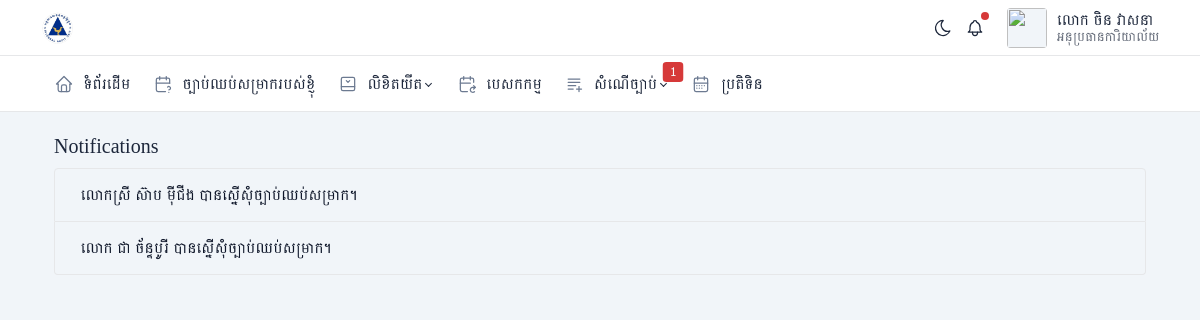
Page /notifications (signed in) on the committed database.
### tables this page shows
CREATE TABLE IF NOT EXISTS `notifications` (
  `id` int NOT NULL AUTO_INCREMENT,
  `request_id` int NOT NULL,
  `receiver_id` int NOT NULL,
  `user_id` int NOT NULL,
  `message` text NOT NULL,
  `type` varchar(255) NOT NULL,
  `created_at` timestamp NULL DEFAULT CURRENT_TIMESTAMP,
  `updated_at` timestamp NOT NULL DEFAULT CURRENT_TIMESTAMP ON UPDATE CURRENT_TIMESTAMP,
  `status` enum('unread','read') NOT NULL DEFAULT 'unread',
  PRIMARY KEY (`id`),
  KEY `user_id` (`user_id`)
);

### src/controllers/NotificationController.php (called while the page is built, shortened)
<?php
require_once 'src/models/Notification.php';
class NotificationController
{
    public function index()
    {
        $notificationModel = new Notification();
        $notifications = $notificationModel->getNotificationsByUserId($_SESSION['user_id']);
        require 'src/views/notifications/index.php';
    }
}

### index.php (called while the page is built, shortened)
<?php
require 'routes.php';

### src/models/Notification.php (called while the page is built, shortened)
<?php
require_once 'config/database.php';
class Notification
{
    private $pdo;
    public function __construct()
    {
        global $pdo;
        $this->pdo = $pdo;
    }
    public function getNotificationsByUserId($user_id)
    {
        $stmt = $this->pdo->prepare(
            'SELECT n.*, u.*, n.status as status
             FROM notifications n
             JOIN users u ON n.user_id = u.id
             WHERE n.receiver_id = ?
             ORDER BY n.created_at DESC
             LIMIT 5'
        );
        $stmt->execute([$user_id]);
        return $stmt->fetchAll();
    }
}

### src/views/notifications/index.php (the view, shortened to what this page needs)
<?php
include('src/common/header.php');
?>
<div class="container">
    <h2>Notifications</h2>
    <ul class="list-group">
        <?php foreach ($notifications as $notification) : ?>
            <li class="list-group-item"><?= $notification['message'] ?></li>
        <?php endforeach; ?>
    </ul>
</div>
<?php include('src/common/footer.php'); ?>

### src/common/navbar.php (shortened to what this page needs)
<?php
require_once 'src/models/Notification.php';
$notification = new Notification();
$getnotifications = $notification->getNotificationsByUserId($_SESSION['user_id']);
?>
<header class="navbar navbar-expand-md navbar-light d-print-none">
    <div class="container-xl">
        <h1 class="navbar-brand d-none-navbar-horizontal pe-0 pe-md-3">
            <a href=".">
                <img src="public/img/icons/brands/logo2.png" width="310" height="32" alt="អង្គភាពសវនកម្មផ្ទៃក្នុង" class="navbar-brand-image">
            </a>
        </h1>
        <div class="navbar-nav flex-row order-md-last">
            <div class="d-none d-md-flex">
                <a href="?theme=dark" class="nav-link px-0 hide-theme-dark" title="Enable dark mode" data-bs-toggle="tooltip" data-bs-placement="bottom">
                </a>
                <div class="nav-item dropdown d-none d-md-flex me-3 w-100">
                    <a href="#" class="nav-link px-0" data-bs-toggle="dropdown" tabindex="-1" aria-label="Show notifications">
                        <?php foreach ($getnotifications as $notification) : ?>
                            <?php if ($notification['status'] == 'unread') : ?>
                                <span class="badge bg-red d-block"></span>
                            <?php endif; ?>
                        <?php endforeach; ?>
                    </a>
                </div>
            </div>
            <div class="nav-item dropdown">
                <a href="#" class="nav-link d-flex lh-1 text-reset p-0" data-bs-toggle="dropdown" aria-label="Open user menu">
                    <img src="<?= $_SESSION['user_profile'] ?>" class="avatar" alt="" style="object-fit: cover;">
                    <div class="d-none d-xl-block ps-2">
                        <div><?= $_SESSION['user_khmer_name'] ?></div>
                        <div class="mt-1 small text-muted"><?= $_SESSION['position'] ?></div>
                    </div>
                </a>
            </div>
        </div>
    </div>
</header>

### rows in the picture
notifications: status "unread" (drawn), message "លោកស្រី ស៊ាប ម៉ីជីង បានស្នើសុំច្បាប់ឈប់សម្រាក។"
notifications: message "លោក ជា ច័ន្ទបូរី បានស្នើសុំច្បាប់ឈប់សម្រាក។"

### other values in the picture
$_SESSION['user_khmer_name'] "លោក ចិន​ វាសនា"
$_SESSION['position'] "អនុប្រធានការិយាល័យ"
$requestscount "1"
